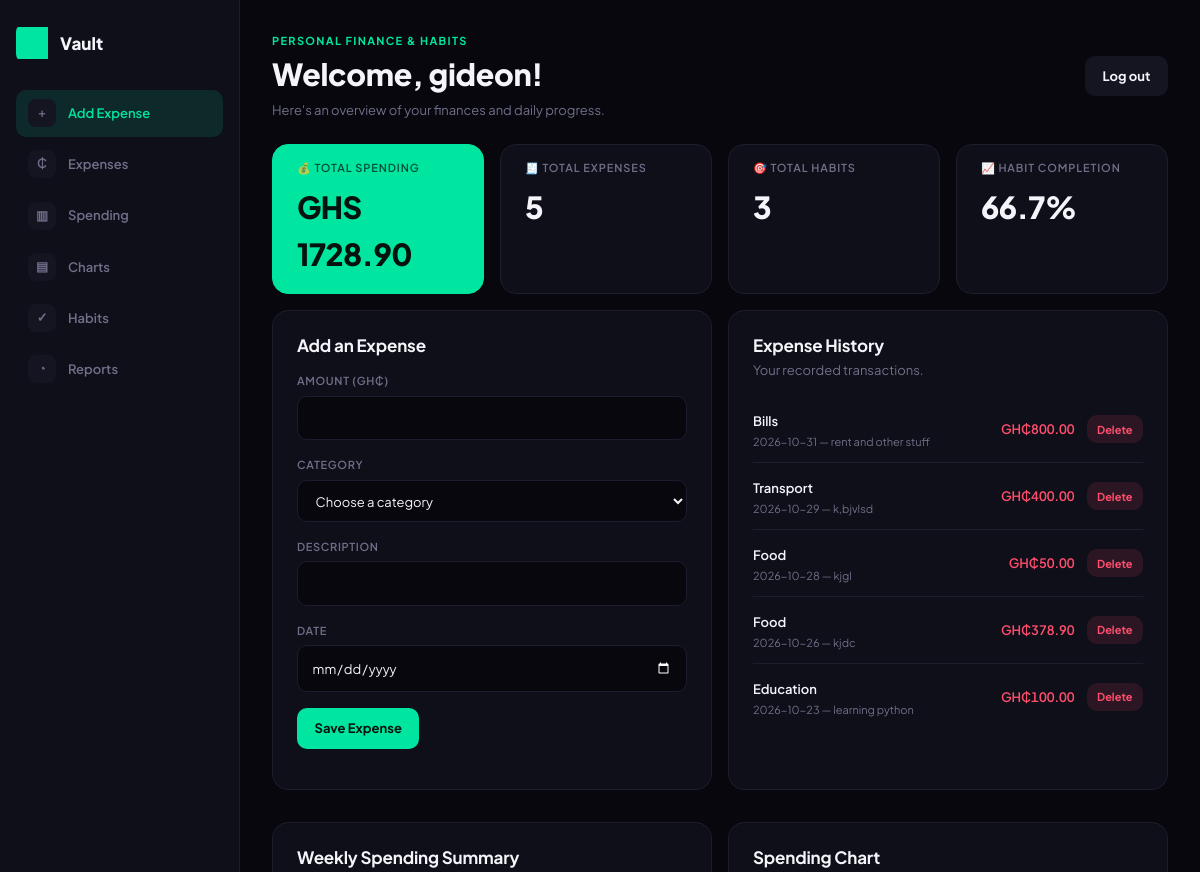
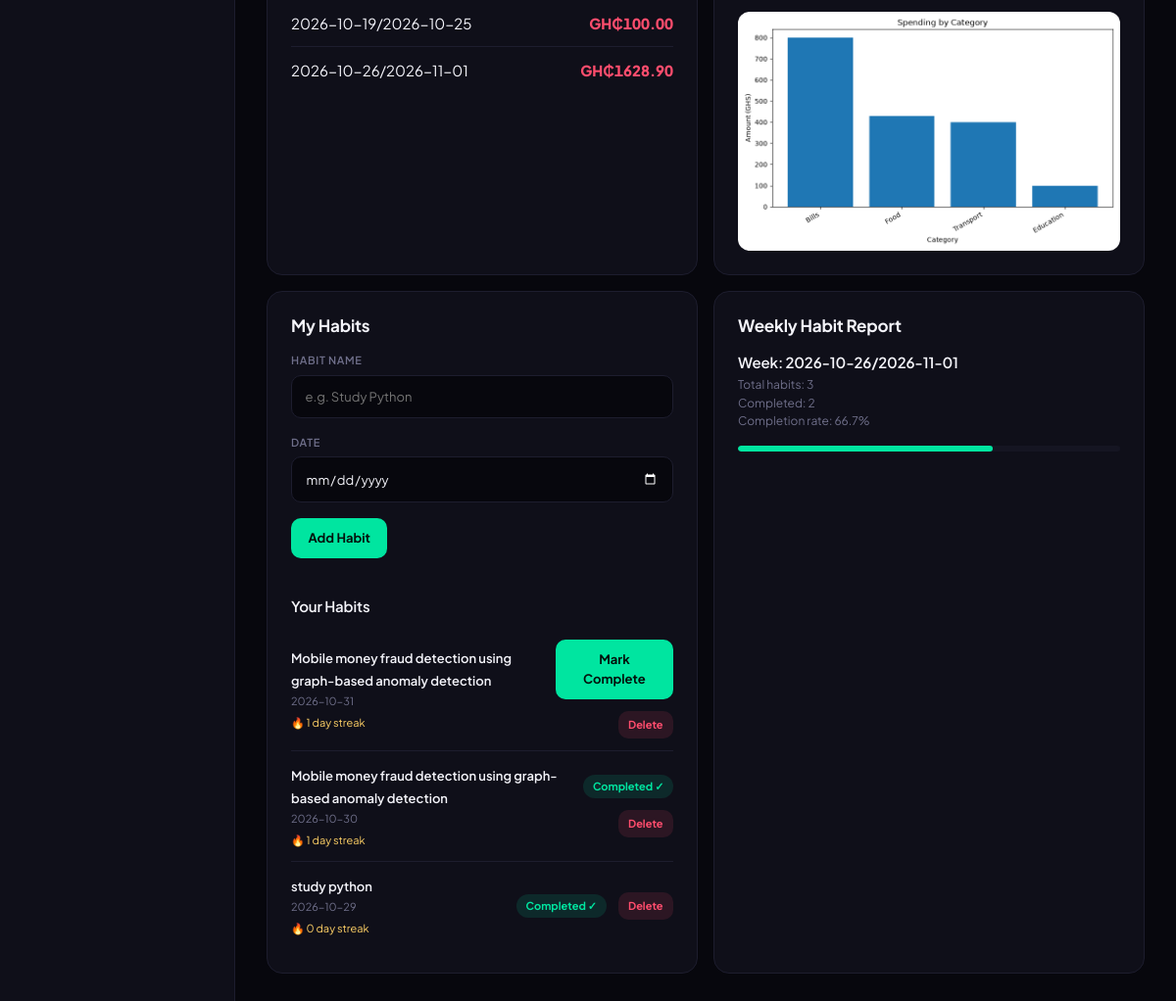
/dashboard (signed in), run on the app's committed database (2 pictures, top to bottom).
### tables this page shows
CREATE TABLE expenses (
            id INTEGER PRIMARY KEY AUTOINCREMENT,
            user_id INTEGER NOT NULL,
            amount REAL NOT NULL,
            category TEXT NOT NULL,
            description TEXT NOT NULL,
            date TEXT NOT NULL,
            FOREIGN KEY (user_id) REFERENCES users (id)
        );

CREATE TABLE habits (
            id INTEGER PRIMARY KEY AUTOINCREMENT,
            user_id INTEGER NOT NULL,
            name TEXT NOT NULL,
            date TEXT NOT NULL,
            completed INTEGER DEFAULT 0,
            FOREIGN KEY (user_id) REFERENCES users (id)
        );

### app.py (the view)
@app.route("/dashboard")
@login_required
def dashboard():
    user_id = session["user_id"]
    expenses = tracker.get_expenses(user_id)
    summary = tracker.summarise_by_category(user_id)
    habits = tracker.get_habits(user_id)
    weekly_habits = weekly_habit_report(habits)
    habit_streaks = {}
    for habit in habits:
        name = habit["name"]
        if name not in habit_streaks:
            habit_streaks[name] = calculate_streak(
            habits, name
        )
    weekly_habits = weekly_habit_report(habits)
    weekly_summary = weekly_spending(expenses)
    total_spending = sum(expense.amount for expense in expenses)
    total_expenses = len(expenses)
    total_habits = len(habits)
    completed_habits = sum(
        1 for habit in habits if habit ["completed"]
    )
    completion_rate = (
        (completed_habits/ total_habits) * 100
        if total_habits > 0 else 0
    )
    create_category_chart(expenses)
    return render_template(
            "dashboard.html",
            username=session["username"],
            expenses=expenses,
            summary=summary,
            weekly_summary = weekly_summary,
            total_spending=total_spending,
            total_expenses=total_expenses,
            habits = habits,
            habit_streaks=habit_streaks,
            weekly_habits = weekly_habits,
            total_habits=total_habits,
            completed_habits=completed_habits,
            completion_rate=round(completion_rate, 1),
              )

### analytics.py (called while the page is built)
def create_category_chart(expenses):
    totals = category_totals(expenses)
    os.makedirs("static", exist_ok=True)
    chart_path = os.path.join("static", "category_chart.png")
    if not totals:
        if os.path.exists(chart_path):
            os.remove(chart_path)
        return None
    categories = list(totals.keys())
    amounts = list(totals.values())
    plt.figure(figsize=(8, 5))
    plt.bar(categories, amounts)
    plt.title("Spending by Category")
    plt.xlabel("Category")
    plt.ylabel("Amount (GHS)")
    plt.xticks(rotation=30, ha="right")
    plt.tight_layout()
    plt.savefig(chart_path)
    plt.close()
    return chart_path

def category_totals(expenses):
    if not expenses:
        return {}
    data = pd.DataFrame([
        {
            "category": expense.category,
            "amount": expense.amount
        }
        for expense in expenses
    ])
    totals = data.groupby("category")["amount"].sum()
    return totals.sort_values(ascending=False).to_dict()

def weekly_spending(expenses):
    if not expenses:
        return {}
    data = pd.DataFrame([
        {
            "date": expense.date,
            "amount": expense.amount
        }
        for expense in expenses
    ])
    data["date"] = pd.to_datetime(data["date"], errors="coerce")
    data = data.dropna(subset=["date"])
    if data.empty:
        return {}
    data["week"] = (
        data["date"]
        .dt.to_period("W")
        .astype(str)
    )
    totals = data.groupby("week")["amount"].sum()
    return totals.to_dict()

### app.py (called while the page is built)
def login_required(view):
    @wraps(view)
    def wrapped_view(*args, **kwargs):
        if "user_id" not in session:
            flash("Please log in to access this page.", "error")
            return redirect(url_for("login"))
        return view(*args, **kwargs)
    return wrapped_view

### database.py (called while the page is built)
def create_connection():
    conn = sqlite3.connect(DATABASE)
    conn.execute("PRAGMA foreign_keys = ON")  # Enable foreign key support
    conn.row_factory = sqlite3.Row  # Enable named column access
    return conn

### templates/dashboard.html (shortened to what this page needs)
<!DOCTYPE html>
<html lang="en">
<head>
    <link rel="stylesheet" href="{{ url_for('static', filename='style.css') }}">
</head>
<body>
<div class="dashboard-container">
    <header class="dashboard-header">
        <div>
            <p class="eyebrow">PERSONAL FINANCE & HABITS</p>
            <h1>Welcome, {{ username }}!</h1>
            <p>Here's an overview of your finances and daily progress.</p>
        </div>
        <form action="{{ url_for('logout') }}" method="POST">
            <button type="submit" class="logout-btn">Log out</button>
        </form>
    </header>
    <nav class="dashboard-nav">
        <a href="#add-expense">Add Expense</a>
        <a href="#expense-history">Expenses</a>
        <a href="#weekly-spending">Spending</a>
        <a href="#spending-chart">Charts</a>
        <a href="#habits">Habits</a>
        <a href="#habit-report">Reports</a>
    </nav>
    <section class="overview">
        <div class="stat-card">
            <h3>💰 Total Spending</h3>
            <p>GHS {{ "%.2f"|format(total_spending) }}</p>
        </div>
        <div class="stat-card">
            <h3>🧾 Total Expenses</h3>
            <p>{{ total_expenses }}</p>
        </div>
        <div class="stat-card">
            <h3>🎯 Total Habits</h3>
            <p>{{ total_habits }}</p>
        </div>
        <div class="stat-card">
            <h3>📈 Habit Completion</h3>
            <p>{{ completion_rate }}%</p>
        </div>
    </section>
    <section class="section" id="add-expense">
        <h2>Add an Expense</h2>
        <form class="expense-form" action="{{ url_for('add_expense') }}" method="POST">
            <div>
                <label for="amount">Amount (GH₵)</label>
                <input id="amount" name="amount" type="number"
                       min="0.01" step="0.01" required>
            </div>
            <div>
                <label for="category">Category</label>
                <select id="category" name="category" required>
                    <option value="">Choose a category</option>
                </select>
            </div>
            <div>
                <label for="description">Description</label>
                <input id="description" name="description"
                       type="text" maxlength="200">
            </div>
            <div>
                <label for="date">Date</label>
                <input id="date" name="date" type="date" required>
            </div>
            <button type="submit">Save Expense</button>
        </form>
    </section>
    <section class="section" id="expense-history">
        <h2>Expense History</h2>
        <p class="section-description">Your recorded transactions.</p>
        {% if expenses %}
            <ul class="data-list">
                {% for expense in expenses %}
                    <li>
                        <div>
                            <strong>{{ expense.category }}</strong>
                            <p>{{ expense.date }} — {{ expense.description }}</p>
                        </div>
                        <div class="item-actions">
                            <strong>GH₵{{ "%.2f"|format(expense.amount) }}</strong>
                            <form action="{{ url_for('delete_expense', expense_id=expense.id) }}"
                                  method="POST"
                                  onsubmit="return confirm('Delete this expense?');">
                                <button type="submit" class="delete-btn">Delete</button>
                            </form>
                        </div>
                    </li>
                {% endfor %}
            </ul>
        {% else %}
            <p>You haven't added any expenses yet.</p>
        {% endif %}
    </section>
    <section class="section">
        <h2>Weekly Spending Summary</h2>
        {% if weekly_summary %}
            <ul class="data-list">
                {% for week, amount in weekly_summary.items() %}
                    <li>
                        <span>{{ week }}</span>
                        <strong>GH₵{{ "%.2f"|format(amount) }}</strong>
                    </li>
                {% endfor %}
            </ul>
        {% else %}
            <p>No spending data available yet.</p>
        {% endif %}
    </section>
    <section class="section">
        <h2>Spending Chart</h2>
        {% if summary %}
            <img class="spending-chart"
                 src="{{ url_for('static', filename='category_chart.png') }}?v={{ total_spending }}"
                 alt="Bar chart showing spending by category">
        {% else %}
            <p>Add an expense to see your spending chart.</p>
        {% endif %}
    </section>
    <section class="section" id="habits">
        <h2>My Habits</h2>
        <form class="habit-form" action="{{ url_for('add_habit') }}" method="POST">
            <div>
                <label for="habit-name">Habit name</label>
                <input id="habit-name" name="name" type="text"
                       maxlength="100" placeholder="e.g. Study Python" required>
            </div>
            <div>
                <label for="habit-date">Date</label>
                <input id="habit-date" name="date" type="date" required>
            </div>
            <button type="submit">Add Habit</button>
        </form>
        <h3>Your Habits</h3>
        {% if habits %}
            <ul class="data-list">
                {% for habit in habits %}
                    <li>
                        <div>
                            <strong>{{ habit.name }}</strong>
                            <p>{{ habit.date }}</p>
                            <span class="streak">🔥 {{ habit_streaks[habit.name] }} day streak</span>
                        </div>
                        <div class="item-actions">
                            {% if habit.completed %}
                                <span class="completed">Completed ✓</span>
                            {% else %}
                                <form action="{{ url_for('complete_habit', habit_id=habit.id) }}"
                                      method="POST">
                                    <button type="submit">Mark Complete</button>
                                </form>
                            {% endif %}
                            <form action="{{ url_for('delete_habit', habit_id=habit.id) }}"
                                  method="POST"
                                  onsubmit="return confirm('Delete this habit?');">
                                <button type="submit" class="delete-btn">Delete</button>
                            </form>
                        </div>
                    </li>
                {% endfor %}
            </ul>
        {% else %}
            <p>No habits yet. Add your first habit above!</p>
        {% endif %}
    </section>
    <section class="section" id="habit-report">
        <h2>Weekly Habit Report</h2>
        {% if weekly_habits %}
            {% for week, report in weekly_habits.items() %}
                <div class="report-item">
                    <h3>Week: {{ week }}</h3>
                    <p>Total habits: {{ report.total_habits }}</p>
                    <p>Completed: {{ report.completed_habits }}</p>
                    <p>Completion rate: {{ report.completion_rate }}%</p>
                    <progress value="{{ report.completion_rate }}" max="100"></progress>
                </div>
            {% endfor %}
        {% else %}
            <p>No habit records available yet.</p>
        {% endif %}
    </section>
</div>
</body>
</html>

### data on the page
expenses: category "Bills", date "2026-10-31", description "rent and other stuff", amount "800.00"
expenses: category "Transport", date "2026-10-29", description "k,bjvlsd", amount "400.00"
expenses: category "Food", date "2026-10-28", description "kjgl", amount "50.00"
expenses: category "Food", date "2026-10-26", description "kjdc", amount "378.90"
expenses: category "Education", date "2026-10-23", description "learning python", amount "100.00"
habits: name "Mobile money fraud detection using graph-based anomaly detection", date "2026-10-31", name "1"
habits: name "Mobile money fraud detection using graph-based anomaly detection", date "2026-10-30", name "1", completed "Completed ✓"
habits: name "study python", date "2026-10-29", name "0", completed "Completed ✓"

### other printed values
{{ username }} "gideon"
{{ "%.2f"|format(total_spending) }} "1728.90"
{{ total_expenses }} "5"
{{ total_habits }} "3"
{{ completion_rate }} "66.7"
{{ week }} "2026-10-19/2026-10-25" "2026-10-26/2026-11-01"
{{ "%.2f"|format(amount) }} "100.00" "1628.90"
{{ week }} "2026-10-26/2026-11-01"
{{ report.total_habits }} "3"
{{ report.completed_habits }} "2"
{{ report.completion_rate }} "66.7"
